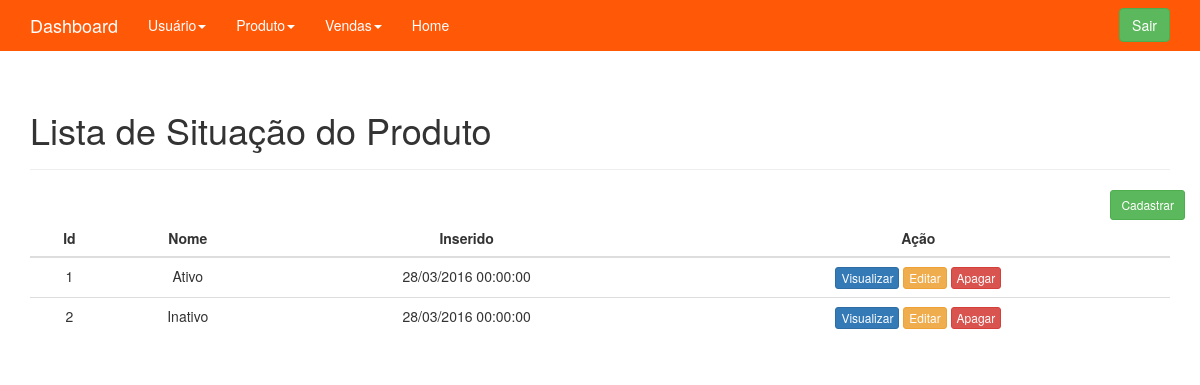
/adm/administrativo.php?link=22 (signed in), run on the app's committed database.
### tables this page shows
CREATE TABLE IF NOT EXISTS `situacoes_produtos` (
  `id` int(11) NOT NULL AUTO_INCREMENT,
  `nome` varchar(120) NOT NULL,
  `created` datetime NOT NULL,
  `modified` datetime DEFAULT NULL,
  PRIMARY KEY (`id`)
);

### adm/administrativo/listar/adm_listar_situ_produto.php (the view)
<?php
	$result_situacoes_produtos = "SELECT * FROM situacoes_produtos";
	$resultado_situacoes_produtos = mysqli_query($conn , $result_situacoes_produtos);
?>
<div class="container theme-showcase" role="main">
	<div class="page-header">
        <h1>Lista de Situação do Produto</h1>
	</div>
	<div class="row espaco">
		<div class="pull-right">
			<a href="administrativo.php?link=23"><button type='button' class='btn btn-sm btn-success'>Cadastrar</button></a>
		</div>
	</div>
	<div class="row">
        <div class="col-md-12">
			<table class="table">
				<thead>
					<tr>
						<th class="text-center">Id</th>
						<th class="text-center">Nome</th>
						<th class="text-center">Inserido</th>
						<th class="text-center">Ação</th>
					</tr>
				</thead>
				<tbody>
					<?php while($row_situacoes_produtos = mysqli_fetch_assoc($resultado_situacoes_produtos)){?>
						<tr>
							<td class="text-center"><?php echo $row_situacoes_produtos["id"]; ?></td>
							<td class="text-center"><?php echo $row_situacoes_produtos["nome"]; ?></td>
							<td class="text-center"><?php echo date('d/m/Y H:i:s',strtotime($row_situacoes_produtos["created"])); ?></td>
							<td class="text-center">
								<a href="administrativo.php?link=25&id=<?php echo $row_situacoes_produtos["id"]; ?>">
									<button type="button" class="btn btn-xs btn-primary">
										Visualizar
									</button>
								</a>
								<a href="administrativo.php?link=24&id=<?php echo $row_situacoes_produtos["id"]; ?>">
									<button type="button" class="btn btn-xs btn-warning">
										Editar
									</button>
								</a>
								<a href="administrativo/processa/adm_apagar_situ_produto.php?id=<?php echo $row_situacoes_produtos["id"]; ?>">
									<button type="button" class="btn btn-xs btn-danger">
										Apagar
									</button>
								</a>
							</td>
						</tr>
					<?php } ?>
				</tbody>
			</table>
        </div>
	</div>
</div>

### adm/css/theme.css (style rules this page uses)
body { padding-top: 70px; padding-bottom: 30px; }

### data on the page
situacoes_produtos: id "1", nome "Ativo", created "28/03/2016 00:00:00"
situacoes_produtos: id "2", nome "Inativo", created "28/03/2016 00:00:00"
